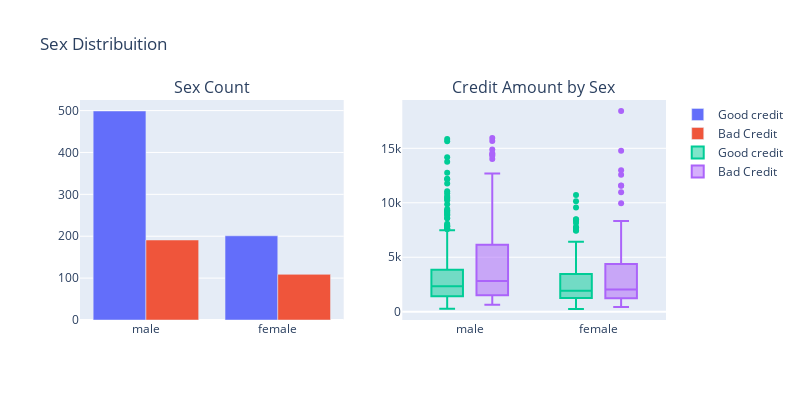

The notebook cell saved with this chart:
### Markdown cell above
<h2>Looking the diference by Sex</h2>

### Code cell
#First plot
trace0 = go.Bar(
    x = df_credit[df_credit["Risk"]== 'good']["Sex"].value_counts().index.values,
    y = df_credit[df_credit["Risk"]== 'good']["Sex"].value_counts().values,
    name='Good credit'
)

#First plot 2
trace1 = go.Bar(
    x = df_credit[df_credit["Risk"]== 'bad']["Sex"].value_counts().index.values,
    y = df_credit[df_credit["Risk"]== 'bad']["Sex"].value_counts().values,
    name="Bad Credit"
)

#Second plot
trace2 = go.Box(
    x = df_credit[df_credit["Risk"]== 'good']["Sex"],
    y = df_credit[df_credit["Risk"]== 'good']["Credit amount"],
    name=trace0.name
)

#Second plot 2
trace3 = go.Box(
    x = df_credit[df_credit["Risk"]== 'bad']["Sex"],
    y = df_credit[df_credit["Risk"]== 'bad']["Credit amount"],
    name=trace1.name
)

data = [trace0, trace1, trace2,trace3]


fig = tls.make_subplots(rows=1, cols=2, 
                        subplot_titles=('Sex Count', 'Credit Amount by Sex'))

fig.append_trace(trace0, 1, 1)
fig.append_trace(trace1, 1, 1)
fig.append_trace(trace2, 1, 2)
fig.append_trace(trace3, 1, 2)

fig['layout'].update(height=400, width=800, title='Sex Distribuition', boxmode='group')
py.iplot(fig, filename='sex-subplot')

### Figure 1 — Plotly figure (JSON) as saved in the notebook; plotly's stock layout.template omitted (floating-point values rounded to 4 significant figures; data arrays with more than 128 entries replaced by an {"elided": "..."} marker saying what was removed)
{"data": [{"name": "Good credit", "type": "bar", "x": ["male", "female"], "xaxis": "x", "y": [499, 201], "yaxis": "y"}, {"name": "Bad Credit", "type": "bar", "x": ["male", "female"], "xaxis": "x", "y": [191, 109], "yaxis": "y"}, {"name": "Good credit", "type": "box", "x": {"elided": "700 str values"}, "xaxis": "x2", "y": {"elided": "700 int values"}, "yaxis": "y2"}, {"name": "Bad Credit", "type": "box", "x": {"elided": "300 str values"}, "xaxis": "x2", "y": {"elided": "300 int values"}, "yaxis": "y2"}], "layout": {"annotations": [{"font": {"size": 16}, "showarrow": false, "text": "Sex Count", "x": 0.225, "xanchor": "center", "xref": "paper", "y": 1, "yanchor": "bottom", "yref": "paper"}, {"font": {"size": 16}, "showarrow": false, "text": "Credit Amount by Sex", "x": 0.775, "xanchor": "center", "xref": "paper", "y": 1, "yanchor": "bottom", "yref": "paper"}], "boxmode": "group", "height": 400, "title": {"text": "Sex Distribuition"}, "width": 800, "xaxis": {"anchor": "y", "domain": [0, 0.45]}, "xaxis2": {"anchor": "y2", "domain": [0.55, 1]}, "yaxis": {"anchor": "x", "domain": [0, 1]}, "yaxis2": {"anchor": "x2", "domain": [0, 1]}}}
